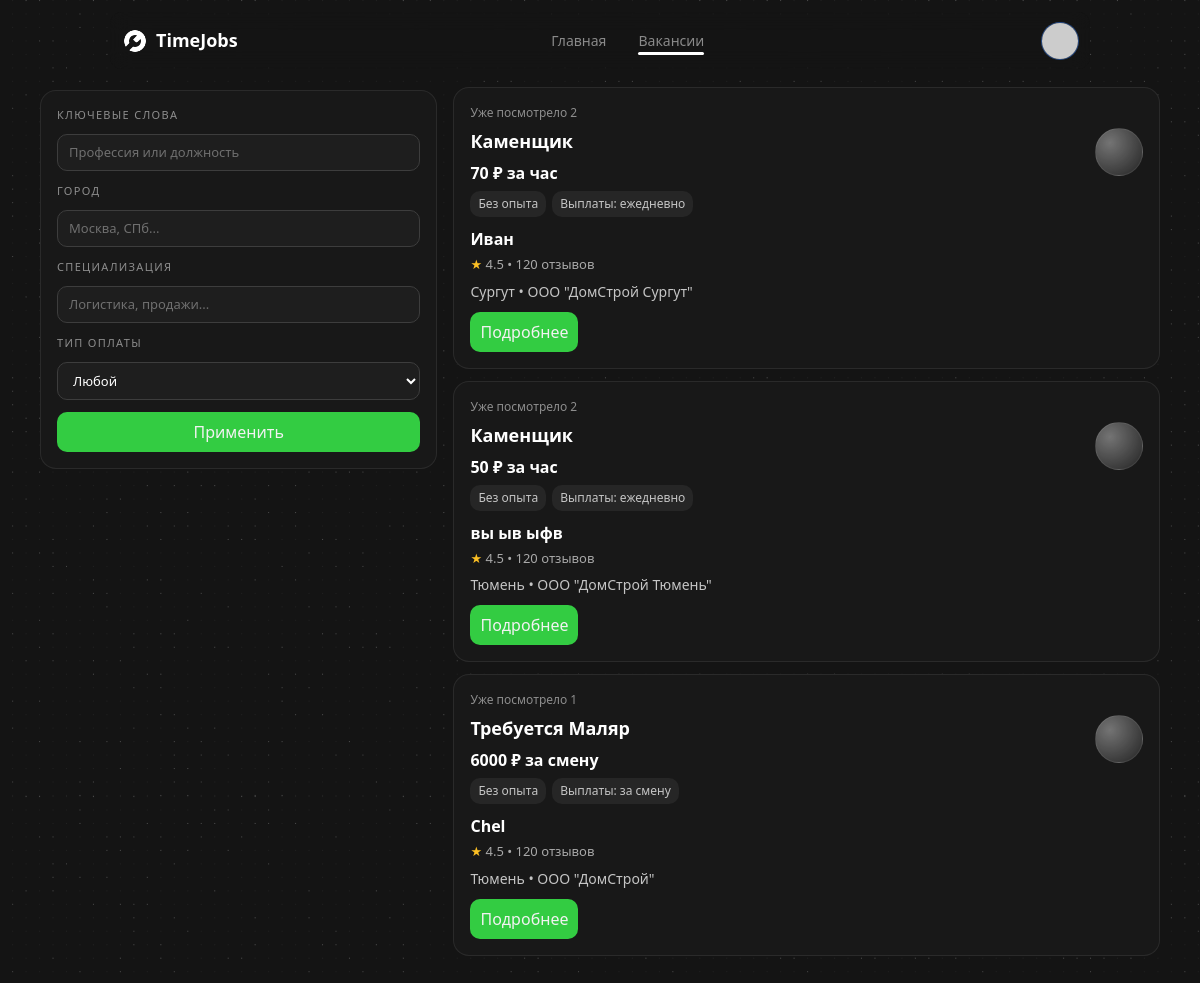
/vacancies, run on the app's committed database.
### app.py (models this page shows)
class Job(db.Model):
    id = db.Column(db.Integer, primary_key=True)
    employer_id = db.Column(db.Integer, db.ForeignKey('user.id'), nullable=False)
    title = db.Column(db.String(200), nullable=False)
    description = db.Column(db.Text)
    city = db.Column(db.String(120))
    specialization = db.Column(db.String(120))
    wage = db.Column(db.Float, default=0)
    pay_type = db.Column(db.String(20), default='shift')  # shift, hourly
    duration_days = db.Column(db.Integer, default=1)
    status = db.Column(db.String(20), default='pending')  # pending, approved, rejected
    created_at = db.Column(db.DateTime, default=datetime.datetime.utcnow)
    view_count = db.Column(db.Integer, default=0)
    experience_level = db.Column(db.String(50))
    employment_type = db.Column(db.String(50))
    tariff = db.Column(db.String(50))
    employer = db.relationship('User', backref='jobs')

class User(db.Model, UserMixin):
    id = db.Column(db.Integer, primary_key=True)
    name = db.Column(db.String(120), nullable=False)
    first_name = db.Column(db.String(120))
    last_name = db.Column(db.String(120))
    middle_name = db.Column(db.String(120))
    gender = db.Column(db.String(20))
    city = db.Column(db.String(120))
    birth_date = db.Column(db.Date)
    email = db.Column(db.String(120), unique=True, nullable=False)
    password_hash = db.Column(db.String(255), nullable=False)
    role = db.Column(db.String(20), default='worker')  # worker, employer, moderator
    phone = db.Column(db.String(50))
    education = db.Column(db.String(255))
    exp_years = db.Column(db.Integer, default=0)
    avatar_url = db.Column(db.String(255))
    deposit = db.Column(db.Float, default=0)
    rating = db.Column(db.Float, default=0)
    educations = db.relationship('WorkerEducation', backref='user', lazy=True, cascade='all, delete-orphan')
    experiences = db.relationship('WorkerExperience', backref='user', lazy=True, cascade='all, delete-orphan')
    skills = db.relationship('WorkerSkill', backref='user', lazy=True, cascade='all, delete-orphan')

### app.py (the view, shortened to what this page needs)
@app.route('/vacancies')
def vacancies():
    search = request.args.get('search', '').strip()
    city = request.args.get('city', '').strip()
    pay_type = request.args.get('pay_type', '').strip()
    specialization = request.args.get('specialization', '').strip()
    query = Job.query.filter_by(status='approved')
    if city:
        query = query.filter(Job.city.ilike(f"%{city}%"))
    if specialization:
        query = query.filter(Job.specialization.ilike(f"%{specialization}%"))
    if pay_type in ('shift', 'hourly'):
        query = query.filter_by(pay_type=pay_type)
    jobs = query.order_by(Job.created_at.desc()).all()
    return render_template('vacancies/list.html', jobs=jobs, search=search, city=city, pay_type=pay_type, specialization=specialization)

### app.py (called while the page is built, shortened)
@app.context_processor
def inject_globals():
    import urllib.parse
    from flask import request, url_for
    def default_avatar(name):
        n = urllib.parse.quote_plus(name or "U")
        return f"https://ui-avatars.com/api/?background=4CFA00&color=fff&name={n}"
    def get_active_page():
        path = request.path
        if path == url_for('index'):
            return 'index'
        if path.startswith(url_for('vacancies')):
            return 'vacancies'
    return dict(
        current_user=current_user,
        default_avatar=default_avatar,
        active_page=get_active_page()
    )

@app.before_request
def _ensure_db_initialized():
    global _db_initialized
    if not _db_initialized:
        init_db()
        _db_initialized = True

### templates/vacancies/list.html (shortened to what this page needs)
{% extends "base.html" %}
{% block content %}
<div class="vacancies-page">
    <div class="vacancies-inner">
        <div class="hh-layout">
            <aside class="hh-filters glass-card">
                <form method="get" action="{{ url_for('vacancies') }}">
                    <div class="field" style="margin-bottom: 12px;">
                        <label class="profile-label">Ключевые слова</label>
                        <input type="text" name="search" value="{{ search or '' }}" class="profile-input" placeholder="Профессия или должность">
                    </div>
                    <div class="field" style="margin-bottom: 12px;">
                        <label class="profile-label">Город</label>
                        <input type="text" name="city" value="{{ city or '' }}" class="profile-input" placeholder="Москва, СПб...">
                    </div>
                    <div class="field" style="margin-bottom: 12px;">
                        <label class="profile-label">Специализация</label>
                        <input type="text" name="specialization" value="{{ specialization or '' }}" class="profile-input" placeholder="Логистика, продажи...">
                    </div>
                    <div class="field" style="margin-bottom: 12px;">
                        <label class="profile-label">Тип оплаты</label>
                        <select name="pay_type" class="profile-input">
                            <option value="">Любой</option>
                        </select>
                    </div>
                    <button class="ra-button preset primary" style="width: 100%;">Применить</button>
                </form>
            </aside>
            <div class="hh-results">
                {% if jobs %}
                    {% for job in jobs %}
                    <div class="hh-card glass-card">
                        <div class="hh-card__meta">Уже посмотрело {{ job.view_count or 0 }}</div>
                        <div class="hh-card__header">
                            <div>
                                <h3 class="hh-card__title">{{ job.title }}</h3>
                        <div class="hh-card__salary">
                            {% if job.wage %}
                                {{ '%.0f'|format(job.wage) }} ₽ {{ 'за час' if job.pay_type == 'hourly' else 'за смену' }}
                            {% else %}
                                Оплата не указана
                            {% endif %}
                        </div>
                        <div class="hh-tags">
                            {% set exp_label = {'no_exp':'Без опыта','1_3':'От 1 до 3 лет','3_6':'От 3 до 6 лет','6_plus':'Более 6 лет'}.get(job.experience_level, 'Без опыта') %}
                            <span class="hh-tag">{{ exp_label }}</span>
                            <span class="hh-tag">Выплаты: {% if job.pay_type == 'hourly' %}ежедневно{% else %}за смену{% endif %}</span>
                        </div>
                            </div>
                            <div class="hh-logo"></div>
                        </div>
                        <div class="hh-company">
                            <div>
                                <p class="hh-company__name">{{ job.employer.name if job.employer else 'Компания' }}</p>
                                <div class="hh-rating">
                                    <span class="hh-star">★</span> 4.5 • 120 отзывов
                                </div>
                            </div>
                        </div>
                        <div class="hh-location">
                            {{ job.city or 'Локация не указана' }}{% if job.specialization %} • {{ job.specialization }}{% endif %}
                        </div>
                        <div class="hh-cta">
                            <a href="{{ url_for('vacancy_detail', job_id=job.id) }}" class="ra-button preset primary">Подробнее</a>
                        </div>
                    </div>
                    {% endfor %}
                {% else %}
                    <div class="glass-card"
                         style="padding: 20px; border-radius: 18px; color: hsl(var(--twc-grey-200)); border: 1px solid rgba(255,255,255,0.06);">
                        Вакансий не найдено. Попробуйте изменить фильтры.
                    </div>
                {% endif %}
            </div>
        </div>
    </div>
</div>
{% endblock %}

### templates/base.html (shortened to what this page needs)
<!doctype html>
<html lang="ru" device="tablet" data-theme="dark">
<head>
    <link rel="stylesheet" href="{{ url_for('static', filename='css/tj.css') }}">
	<link rel="stylesheet" href="{{ url_for('static', filename='css/style.css') }}">
</head>
<body version="8c0ff04">
    <header data-v-477edc33="" class="header">
        <a data-v-477edc33="" aria-current="page" href="/" class="router-link-active router-link-exact-active logo">
            <img data-v-477edc33="" class="w-[26px] fill-white mt-0.5" src="/static/img/icons-job-48.png" />
            <p data-v-477edc33="" class="text-white text-18-600">TimeJobs</p>
        </a>
        <div data-v-477edc33="" class="buttons">
            <a data-v-477edc33="" href="{{ url_for('index') }}" class="">
                <button data-v-477edc33=""
                        class="ra-button preset landing-tab{% if active_page == 'index' %} landing-tab--active{% endif %}">
                    <div class="wrapper flex justify-center opacity-100 gap-1.5">Главная</div>
                </button>
            </a>
            <a data-v-477edc33="" href="{{ url_for('vacancies') }}" class="">
                <button data-v-477edc33=""
                        class="ra-button preset landing-tab{% if active_page == 'vacancies' %} landing-tab--active{% endif %}">
                    <div class="wrapper flex justify-center opacity-100 gap-1.5">Вакансии</div>
                </button>
            </a>
            <div class="flex items-center gap-2">
                {% if current_user %}
                <a href="{{ url_for('profile') }}" title="Профиль">
                    <img src="{{ current_user.avatar_url or current_user.avatar or default_avatar(current_user.name) }}"
                         class="w-9 h-9 rounded-full ring-1 ring-white/10 object-cover" />
                </a>
                {% else %}
                <div class="ra-button preset white !text-14-500">Войти</div>
                <div class="ra-button preset white !text-14-500">Регистрация</div>
                {% endif %}
            </div>
        </div>
    </header>
    {% block content %}{% endblock %}
</body>
</html>

### static/css/style.css (style rules this page uses)
:root { --tj-accent: #4CFA00; }
.glass-card { background: hsl(var(--twc-grey-950) / var(--twc-grey-950-opacity, var(--tw-bg-opacity))); }
html[data-theme="dark"] body { --tw-bg-opacity: 1; background-color: hsl(var(--twc-grey-1000) / var(--tw-bg-opacity)); color: hsl(var(--twc-grey-50) / 1); }
.vacancies-page { min-height: calc(100vh - 80px); padding: 0px 16px 56px; display: flex; justify-content: center; }
.vacancies-inner { width: 100%; max-width: 1120px; }
.profile-label { display: block; margin-bottom: 4px; font-size: 11px; text-transform: uppercase; letter-spacing: 0.12em; color: hsl(var(--twc-grey-400) / 1); }
.profile-input { width: 100%; border-radius: 10px; border: 1px solid hsl(var(--twc-grey-700) / 1); background-color: hsl(var(--twc-grey-900) / 1); color: #ffffff; font-size: 13px; padding: 8px 11px; outline: none; transition: border-color 0.15s ease, box-shadow 0.15s ease, background-color 0.15s ease; }
.profile-input::placeholder { color: hsl(var(--twc-grey-500) / 1); }
.field { display: flex; flex-direction: column; gap: 6px; }
.hh-layout { display: grid; grid-template-columns: minmax(0, 0.9fr) minmax(0, 1.6fr); gap: 16px; margin-top: 14px; }
.hh-filters { border-radius: 16px; border: 1px solid rgba(255,255,255,0.08); padding: 16px; position: sticky; top: 90px; align-self: start; padding: 16px; }
.hh-results { display: flex; flex-direction: column; gap: 12px; }
.hh-card { border-radius: 16px; border: 1px solid rgba(255,255,255,0.08); padding: 16px; }
.hh-card__meta { font-size: 12px; color: hsl(var(--twc-grey-400)); margin-bottom: 6px; }
.hh-card__header { display: flex; justify-content: space-between; gap: 12px; align-items: flex-start; }
.hh-card__title { font-size: 18px; font-weight: 700; margin: 0 0 6px; color: #fff; }
.hh-card__salary { font-size: 16px; font-weight: 600; color: #fff; margin-bottom: 6px; }
.hh-tags { display: flex; gap: 6px; flex-wrap: wrap; }
.hh-tag { background: rgba(255,255,255,0.06); color: hsl(var(--twc-grey-200)); font-size: 12px; padding: 4px 8px; border-radius: 10px; }
.hh-logo { width: 48px; height: 48px; border-radius: 50%; background: radial-gradient(circle at 30% 30%, rgba(255,255,255,0.4), rgba(255,255,255,0.05)); border: 1px solid rgba(255,255,255,0.08); }
.hh-company { display: flex; justify-content: space-between; align-items: center; margin: 10px 0 6px; }
.hh-company__name { font-weight: 600; color: #fff; margin: 0 0 4px; }
.hh-rating { font-size: 13px; color: hsl(var(--twc-grey-300)); }
.hh-star { color: #fbbf24; }
.hh-location { color: hsl(var(--twc-grey-200)); font-size: 14px; margin-bottom: 10px; }
.hh-cta { display: flex; gap: 10px; flex-wrap: wrap; }

### data on the page
Job: view_count "2", title "Каменщик", wage "70", pay_type "за час", exp_label "Без опыта", shows "ежедневно", employer "Иван", city "Сургут", specialization "ООО \"ДомСтрой Сургут\""
Job: view_count "2", title "Каменщик", wage "50", pay_type "за час", exp_label "Без опыта", shows "ежедневно", employer "вы ыв ыфв", city "Тюмень", specialization "ООО \"ДомСтрой Тюмень\""
Job: view_count "1", title "Требуется Маляр", wage "6000", pay_type "за смену", exp_label "Без опыта", employer "Chel", city "Тюмень", specialization "ООО \"ДомСтрой\""
